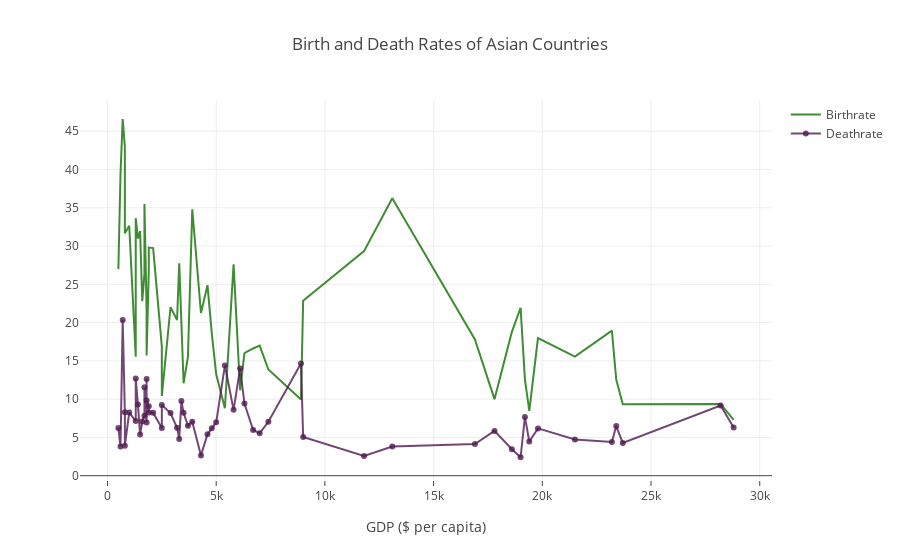

This figure's notebook cell:
### Code cell
trace1 = go.Scatter(
                    x = asiaData["GDP ($ per capita)"],
                    y = asiaData["Birthrate"],
                    mode = "lines",
                    name = "Birthrate",
                    marker = dict(color = 'rgba(16, 112, 2, 0.8)'),
                    text = asiaData.Country)

trace2 = go.Scatter(
                    x = asiaData["GDP ($ per capita)"],
                    y = asiaData["Deathrate"],
                    mode = "lines+markers",
                    name = "Deathrate",
                    marker = dict(color = 'rgba(80, 26, 80, 0.8)'),
                    text = asiaData.Country)

data = [trace1, trace2]
layout = dict(title = 'Birth and Death Rates of Asian Countries', xaxis = dict(title='GDP ($ per capita)', ticklen = 5, zeroline = False))
fig = dict(data = data, layout = layout)
iplot(fig)

### Figure 1 — Plotly figure (JSON) as saved in the notebook; plotly's stock layout.template omitted (floating-point values rounded to 4 significant figures)
{"data": [{"marker": {"color": "rgba(16, 112, 2, 0.8)"}, "mode": "lines", "name": "Birthrate", "text": ["Hong Kong ", "Japan ", "Singapore ", "Taiwan ", "United Arab Emirates ", "Qatar ", "Israel ", "Macau ", "Cyprus ", "Kuwait ", "Brunei ", "Korea, South ", "Bahrain ", "Oman ", "Saudi Arabia ", "Malaysia ", "Russia ", "Thailand ", "Iran ", "Turkey ", "Kazakhstan ", "Belarus ", "Turkmenistan ", "Ukraine ", "China ", "Lebanon ", "Philippines ", "Jordan ", "Maldives ", "Sri Lanka ", "Armenia ", "Azerbaijan ", "Syria ", "Indonesia ", "India ", "Georgia ", "Vietnam ", "Pakistan ", "Bangladesh ", "Cambodia ", "Burma ", "Moldova ", "Mongolia ", "Laos ", "Uzbekistan ", "Kyrgyzstan ", "Iraq ", "Nepal ", "Bhutan ", "Korea, North ", "Tajikistan ", "West Bank ", "Yemen ", "Afghanistan ", "Gaza Strip ", "East Timor "], "type": "scatter", "x": [28800, 28200, 23700, 23400, 23200, 21500, 19800, 19400, 19200, 19000, 18600, 17800, 16900, 13100, 11800, 9000, 8900, 7400, 7000, 6700, 6300, 6100, 5800, 5400, 5000, 4800, 4600, 4300, 3900, 3700, 3500, 3400, 3300, 3200, 2900, 2500, 2500, 2100, 1900, 1900, 1800, 1800, 1800, 1700, 1700, 1600, 1500, 1400, 1300, 1300, 1000, 800, 800, 700, 600, 500], "y": [7.29, 9.37, 9.34, 12.56, 18.96, 15.56, 17.97, 8.48, 12.56, 21.94, 18.79, 10, 17.8, 36.24, 29.34, 22.86, 9.95, 13.87, 17, 16.62, 16, 11.16, 27.61, 8.82, 13.25, 18.52, 24.89, 21.25, 34.81, 15.51, 12.07, 20.74, 27.76, 20.34, 22.01, 10.41, 16.86, 29.74, 29.8, 26.9, 17.91, 15.7, 21.59, 35.49, 26.36, 22.8, 31.98, 30.98, 33.65, 15.54, 32.65, 31.67, 42.89, 46.6, 39.45, 26.99]}, {"marker": {"color": "rgba(80, 26, 80, 0.8)"}, "mode": "lines+markers", "name": "Deathrate", "text": ["Hong Kong ", "Japan ", "Singapore ", "Taiwan ", "United Arab Emirates ", "Qatar ", "Israel ", "Macau ", "Cyprus ", "Kuwait ", "Brunei ", "Korea, South ", "Bahrain ", "Oman ", "Saudi Arabia ", "Malaysia ", "Russia ", "Thailand ", "Iran ", "Turkey ", "Kazakhstan ", "Belarus ", "Turkmenistan ", "Ukraine ", "China ", "Lebanon ", "Philippines ", "Jordan ", "Maldives ", "Sri Lanka ", "Armenia ", "Azerbaijan ", "Syria ", "Indonesia ", "India ", "Georgia ", "Vietnam ", "Pakistan ", "Bangladesh ", "Cambodia ", "Burma ", "Moldova ", "Mongolia ", "Laos ", "Uzbekistan ", "Kyrgyzstan ", "Iraq ", "Nepal ", "Bhutan ", "Korea, North ", "Tajikistan ", "West Bank ", "Yemen ", "Afghanistan ", "Gaza Strip ", "East Timor "], "type": "scatter", "x": [28800, 28200, 23700, 23400, 23200, 21500, 19800, 19400, 19200, 19000, 18600, 17800, 16900, 13100, 11800, 9000, 8900, 7400, 7000, 6700, 6300, 6100, 5800, 5400, 5000, 4800, 4600, 4300, 3900, 3700, 3500, 3400, 3300, 3200, 2900, 2500, 2500, 2100, 1900, 1900, 1800, 1800, 1800, 1700, 1700, 1600, 1500, 1400, 1300, 1300, 1000, 800, 800, 700, 600, 500], "y": [6.29, 9.16, 4.28, 6.48, 4.4, 4.72, 6.18, 4.47, 7.68, 2.41, 3.45, 5.85, 4.14, 3.81, 2.58, 5.05, 14.65, 7.04, 5.55, 5.97, 9.42, 14.02, 8.6, 14.39, 6.97, 6.21, 5.41, 2.65, 7.06, 6.52, 8.23, 9.75, 4.81, 6.25, 8.18, 9.23, 6.22, 8.23, 8.27, 9.06, 9.83, 12.64, 6.95, 11.55, 7.84, 7.08, 5.37, 9.31, 12.7, 7.13, 8.25, 3.92, 8.3, 20.34, 3.8, 6.24]}], "layout": {"title": "Birth and Death Rates of Asian Countries", "xaxis": {"ticklen": 5, "title": "GDP ($ per capita)", "zeroline": false}}}
